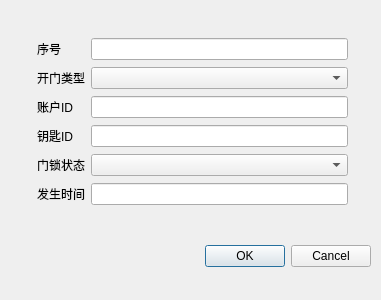
<?xml version="1.0" encoding="UTF-8"?>
<ui version="4.0">
 <class>Dialog</class>
 <widget class="QDialog" name="Dialog">
  <property name="geometry">
   <rect>
    <x>0</x>
    <y>0</y>
    <width>381</width>
    <height>300</height>
   </rect>
  </property>
  <property name="windowTitle">
   <string>Dialog</string>
  </property>
  <widget class="QDialogButtonBox" name="buttonBox">
   <property name="geometry">
    <rect>
     <x>30</x>
     <y>240</y>
     <width>341</width>
     <height>32</height>
    </rect>
   </property>
   <property name="orientation">
    <enum>Qt::Horizontal</enum>
   </property>
   <property name="standardButtons">
    <set>QDialogButtonBox::Cancel|QDialogButtonBox::Ok</set>
   </property>
  </widget>
  <widget class="QWidget" name="">
   <property name="geometry">
    <rect>
     <x>37</x>
     <y>37</y>
     <width>311</width>
     <height>171</height>
    </rect>
   </property>
   <layout class="QGridLayout" name="gridLayout">
    <item row="0" column="0">
     <widget class="QLabel" name="label_5">
      <property name="text">
       <string>序号</string>
      </property>
     </widget>
    </item>
    <item row="0" column="1">
     <widget class="QLineEdit" name="SequencelineEdit"/>
    </item>
    <item row="1" column="0">
     <widget class="QLabel" name="label">
      <property name="text">
       <string>开门类型</string>
      </property>
     </widget>
    </item>
    <item row="1" column="1">
     <widget class="QComboBox" name="TypeComboBox"/>
    </item>
    <item row="2" column="0">
     <widget class="QLabel" name="label_2">
      <property name="text">
       <string>账户ID</string>
      </property>
     </widget>
    </item>
    <item row="2" column="1">
     <widget class="QLineEdit" name="AccountIDlineEdit"/>
    </item>
    <item row="3" column="0">
     <widget class="QLabel" name="label_4">
      <property name="text">
       <string>钥匙ID</string>
      </property>
     </widget>
    </item>
    <item row="3" column="1">
     <widget class="QLineEdit" name="KeyIDlineEdit">
      <property name="text">
       <string/>
      </property>
     </widget>
    </item>
    <item row="4" column="0">
     <widget class="QLabel" name="label_6">
      <property name="text">
       <string>门锁状态</string>
      </property>
     </widget>
    </item>
    <item row="4" column="1">
     <widget class="QComboBox" name="StatusComboBox"/>
    </item>
    <item row="5" column="0">
     <widget class="QLabel" name="label_3">
      <property name="text">
       <string>发生时间</string>
      </property>
     </widget>
    </item>
    <item row="5" column="1">
     <widget class="QLineEdit" name="OccurredTimelineEdit"/>
    </item>
   </layout>
  </widget>
 </widget>
 <resources/>
 <connections>
  <connection>
   <sender>buttonBox</sender>
   <signal>accepted()</signal>
   <receiver>Dialog</receiver>
   <slot>accept()</slot>
   <hints>
    <hint type="sourcelabel">
     <x>248</x>
     <y>254</y>
    </hint>
    <hint type="destinationlabel">
     <x>157</x>
     <y>274</y>
    </hint>
   </hints>
  </connection>
  <connection>
   <sender>buttonBox</sender>
   <signal>rejected()</signal>
   <receiver>Dialog</receiver>
   <slot>reject()</slot>
   <hints>
    <hint type="sourcelabel">
     <x>316</x>
     <y>260</y>
    </hint>
    <hint type="destinationlabel">
     <x>286</x>
     <y>274</y>
    </hint>
   </hints>
  </connection>
 </connections>
</ui>
